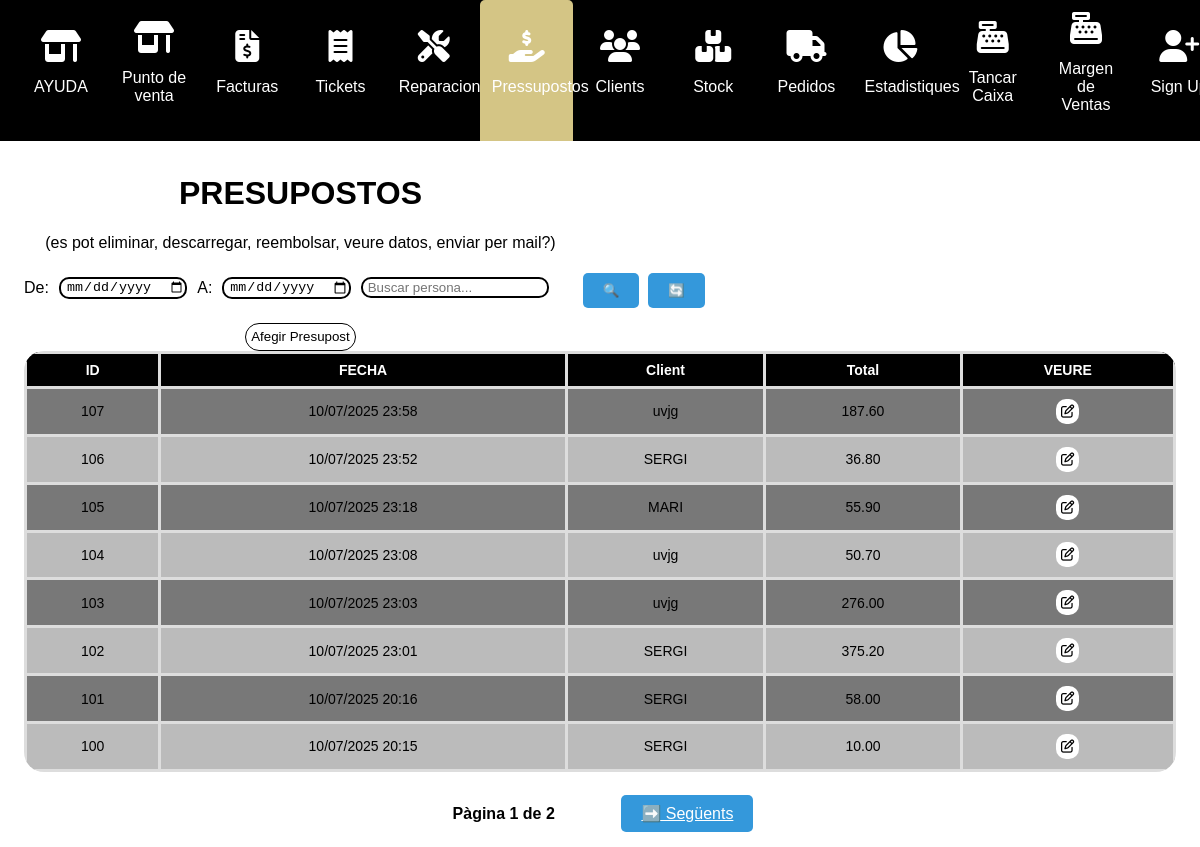
The page /presupostos/ on the database as committed earlier.
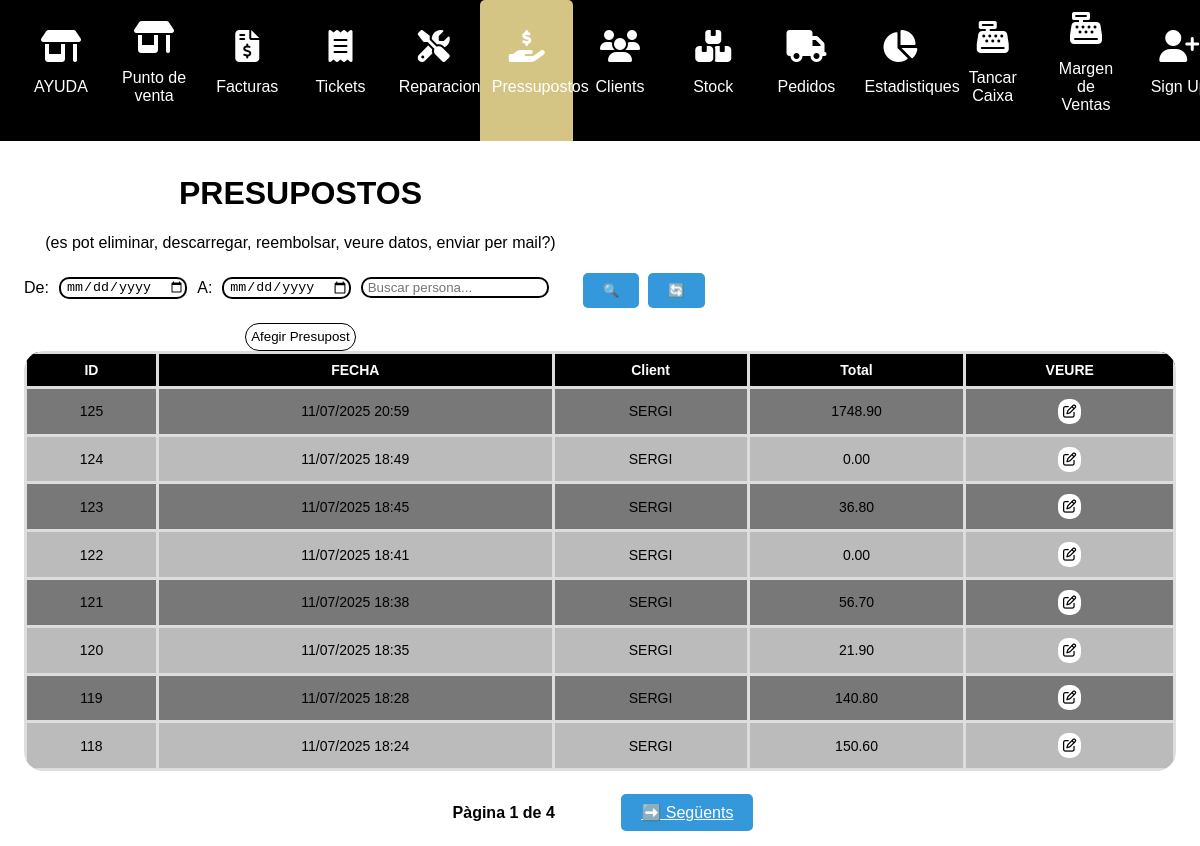
The same page on the database as committed later.
### myapp/models.py (models this page shows)
class Pressupost(models.Model):
    persona_id      = models.IntegerField()
    date            = models.DateTimeField()
    facturat        = models.CharField(max_length=100, default="no")
    total           = models.DecimalField(max_digits=12, decimal_places=2)
    metodo_pago     = models.CharField(
                          max_length=20,
                          choices=[('Targeta','Targeta'),('Efectivo','Efectiu')],
                          default='Targeta'
                      )

### myapp/views.py (the view, shortened to what this page needs)
# urls.py: path("presupostos/", views.presupostos, name="presupostos"),
def presupostos(request):
    data_inici = request.GET.get('data_inicio')
    data_fi = request.GET.get('data_fi')
    search = request.GET.get('search')
    pressupostos= Pressupost.objects.all().order_by('-date')
    if search:
        personas_nom = Persona.objects.filter(nombre__icontains=search)
        personas_tel = Persona.objects.filter(telefono__icontains=search)
        personas = personas_nom | personas_tel
        pressupostos = pressupostos.filter(persona_id__in=personas.values_list('id', flat=True))
    page_number = request.GET.get('page', 1)
    paginator = Paginator(pressupostos, 8)
    page = paginator.get_page(page_number)
    for pressupost in page:
        try:
            pressupost.persona_id = Persona.objects.get(id=pressupost.persona_id).nombre
        except Persona.DoesNotExist:
            pressupost.persona_id = "Desconegut"
    personas=Persona.objects.all()
    return render(request, "presupostos.html", {
        "pressupostos": page,
        "data_inicio": data_inici or '',
        "data_fi": data_fi or '',
        "search": search or '',
        "persona":personas
    })

### myapp/templates/presupostos.html (shortened to what this page needs)
{% extends "layouts/base.html" %}
{% block content %}
<!DOCTYPE html>
<html lang="en">
<head>
</head>
<body>
<div class="main-content">
    <div class="products-section">
        <h1>PRESUPOSTOS</h1>
<p>(es pot eliminar, descarregar, reembolsar, veure datos, enviar per mail?)</p>
             <div style="display: flex; align-items: center; gap: 10px; margin-bottom: 10px;">
  <form method="get" style="display: flex; align-items: center; gap: 10px; margin: 0;">
    <label for="data-inicio">De:</label>
    <input type="date" id="data-inicio" name="data_inicio" value="{{ data_inicio }}">
    <label for="data-fin">A:</label>
    <input type="date" id="data-fin" name="data_fi" value="{{ data_fi }}">
    <input type="text" name="search" value="{{ search }}" placeholder="Buscar persona...">
    <button type="submit" class="blue-button">🔍</button>
  </form>
  <form method="get" style="margin: 0; margin-left: 10px;">
    <button type="submit" class="blue-button">🔄</button>
  </form>
</div>
<button id="afegir-reparacio-btn">Afegir Presupost</button>
    </div>
    <form method="post">
        <table id="productTable">
            <thead>
            <tr>
                <th>ID</th>
                <th>FECHA</th>
               <th>Client</th>
                <th>Total</th>
                <th>VEURE</th>
            </tr>
            </thead>
            <tbody>
            {% for pressupost in pressupostos %}
            <tr class="filaTicket">
                <td>{{ pressupost.id }}</td>
               <td>{{ pressupost.date|date:"d/m/Y H:i" }}</td>
                <td>{{ pressupost.persona_id }} </td>
                <td>{{ pressupost.total }} </td>
                <td><button type="button" class="popup-trigger" data-pressupost-id="{{ pressupost.id }}"><i
                        class="fa-regular fa-pen-to-square"></i></button></td>
            </tr>
            {% endfor %}
            </tbody>
        </table>
        <div style="text-align: center; margin-top: 2rem;">
  <span style="margin: 0 1rem; font-weight: bold;">
    Pàgina {{ pressupostos.number }} de {{ pressupostos.paginator.num_pages }}
  </span>
  {% if pressupostos.has_next %}
    <a href="?page={{ pressupostos.next_page_number }}" class="blue-button">➡️ Següents</a>
  {% endif %}
</div>
    </form>
    </div>
</body>
</html>
{% endblock %}

Rows that differ between the two databases and show on the page:
no longer on this page (row edited): Pressupost: id "107", date "10/07/2025 23:58", persona_id "uvjg", total "187.60"
no longer on this page (row edited): Pressupost: id "106", date "10/07/2025 23:52", persona_id "SERGI", total "36.80"
no longer on this page (row unchanged): Pressupost: id "105", date "10/07/2025 23:18", persona_id "MARI", total "55.90"
no longer on this page (row unchanged): Pressupost: id "104", date "10/07/2025 23:08", persona_id "uvjg", total "50.70"
no longer on this page (row unchanged): Pressupost: id "103", date "10/07/2025 23:03", persona_id "uvjg", total "276.00"
no longer on this page (row unchanged): Pressupost: id "102", date "10/07/2025 23:01", persona_id "SERGI", total "375.20"
no longer on this page (row unchanged): Pressupost: id "101", date "10/07/2025 20:16", persona_id "SERGI", total "58.00"
no longer on this page (row unchanged): Pressupost: id "100", date "10/07/2025 20:15", persona_id "SERGI", total "10.00"
added Pressupost: id "125", date "11/07/2025 20:59", persona_id "SERGI", total "1748.90"
added Pressupost: id "124", date "11/07/2025 18:49", persona_id "SERGI", total "0.00"
added Pressupost: id "123", date "11/07/2025 18:45", persona_id "SERGI", total "36.80"
added Pressupost: id "122", date "11/07/2025 18:41", persona_id "SERGI", total "0.00"
added Pressupost: id "121", date "11/07/2025 18:38", persona_id "SERGI", total "56.70"
added Pressupost: id "120", date "11/07/2025 18:35", persona_id "SERGI", total "21.90"
added Pressupost: id "119", date "11/07/2025 18:28", persona_id "SERGI", total "140.80"
added Pressupost: id "118", date "11/07/2025 18:24", persona_id "SERGI", total "150.60"
Other text that changed with them:
{{ pressupostos.paginator.num_pages }}: "2" → "4"
